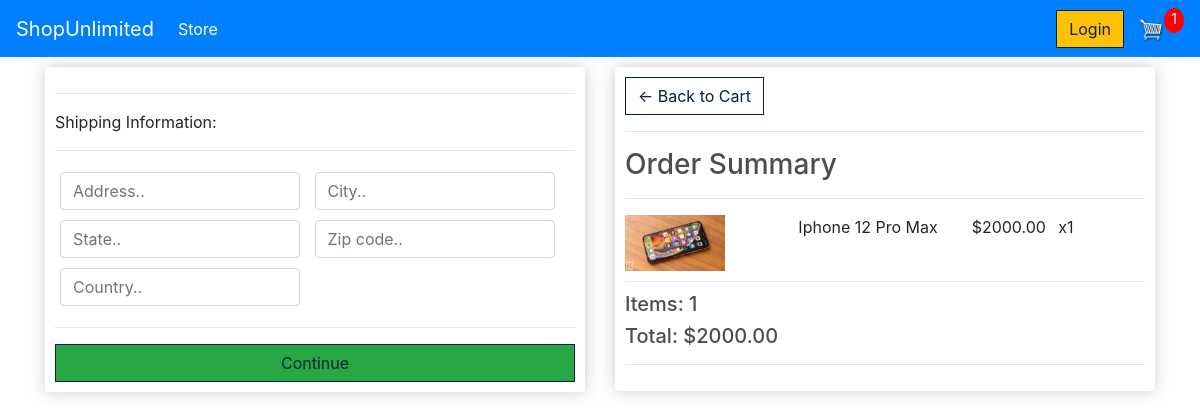
Screenshot of /checkout/ (signed in) with the database file from the repository.
### store/models.py (models this page shows, shortened)
class orderItem(models.Model):
 	product = models.ForeignKey(product,on_delete=models.SET_NULL,blank=True,null=True)
 	order = models.ForeignKey(Order,on_delete=models.SET_NULL,blank=True,null=True)
 	quantity = models.IntegerField(default=0,null=True,blank=True)
 	date_added = models.DateTimeField(auto_now_add=True)
 	@property
 	def get_total(self):
 		total = self.product.price * self.quantity
 		return total

class product(models.Model):
 	name = models.CharField(max_length=200,null=True)
 	price = models.FloatField()
 	digital = models.BooleanField(default=False,null=True,blank=False)
 	image = models.ImageField(null=True,blank=True)
 	@property
 	def imageURL(self):
 		try:
 			url=self.image.url
 		except:
 			url=''
 		return url

class Order(models.Model):
 	customer = models.ForeignKey(customer,on_delete=models.SET_NULL,blank=True,null=True)
 	date_ordered = models.DateTimeField(auto_now_add=True)
 	complete = models.BooleanField(default=True,null=True,blank=False)
 	transaction_id= models.CharField(max_length=200,null=True)
 	@property
 	def shipping(self):
 		shipping = False
 		orderitems = self.orderitem_set.all()
 		for i in orderitems:
 			if i.product.digital == False:
 				shipping = True
 		return shipping
 	@property
 	def get_cart_total(self):
 		orderitems = self.orderitem_set.all()
 		total = sum([item.get_total for item in orderitems])
 		return total
 	@property
 	def get_cart_items(self):
 		orderitems = self.orderitem_set.all()
 		total = sum([item.quantity for item in orderitems])
 		return total

### store/views.py (the view)
# urls.py: path('checkout/',views.checkout,name='Checkout'),
def checkout(request):
	if request.user.is_authenticated:
		customer = request.user.customer
		order,created=Order.objects.get_or_create(customer=customer,complete=False)
		items = order.orderitem_set.all()
		cartItems = order.get_cart_items
	else:
		items = []
		order = {
		    'get_cart_total':0, 'get_cart_items':0,'shipping':False
		}
		cartItems = order['get_cart_items']
	context={'items':items ,'order':order,'cartItems':cartItems}
	return render(request, 'store/checkout.html',context)

### store/templates/store/checkout.html (shortened to what this page needs)
{% extends 'store/main.html' %}
{% load static %}
{% block content %}
<div class="row">
	<div class="col-lg-6">
		<div class="box-element" id="form-wrapper" >
			<form id="form">
				<div id="shipping-info">
					<hr>
						<p>Shipping Information:</p>
						<hr>
						<div class="form-field">
							<input class="form-control" type="text" name="address" placeholder="Address..">
						</div>
						<div class="form-field">
							<input class="form-control" type="text" name="city" placeholder="City..">
						</div>
						<div class="form-field">
							<input class="form-control" type="text" name="state" placeholder="State..">
						</div>
						<div class="form-field">
							<input class="form-control" type="text" name="zipcode" placeholder="Zip code..">
						</div>
						<div class="form-field">
							<input class="form-control" type="text" name="country" placeholder="Country..">
						</div>
				</div>
				<hr>
				<input id="form-button" class="btn btn-success btn-block" type="submit" value="Continue">
			</form>
		</div>
		<br>
	</div>
	<div class="col-lg-6">
		<div class="box-element" id="form-wrapper" >
			<a  class="btn btn-outline-dark" href="{% url 'Cart' %}">&#x2190; Back to Cart</a>
			<hr>
			<h3>Order Summary</h3>
			<hr>
			{% for item in items %}
			<div class="cart-row">
				<div style="flex:2"><img class="row-image" src="{{item.product.imageURL}}"></div>
				<div style="flex:2"><p>{{item.product.name}}</p></div>
				<div style="flex:1"><p>${{item.product.price|floatformat:2}}</p></div>
				<div style="flex:1"><p>x{{item.quantity}}</p></div>
			</div>
			{% endfor %}
			<h5>Items:   {{order.get_cart_items}}</h5>
			<h5>Total:   ${{order.get_cart_total|floatformat:2}}</h5>
			<hr>
		</div>
	</div>
</div>
{% endblock content %}

### static/css/main.css (style rules this page uses)
body { background-color: hsla(0, 0%, 100%, 0.959); }
h1, h2, h3, h4, h5, h6 { color: hsl(0, 0%, 30%); }
.box-element { box-shadow: hsl(0, 0%, 80%) 0 0 16px; background-color: #fff; border-radius: 4px; padding: 10px; }
.col-lg-4, .col-lg-6, .col-lg-8, .col-lg-12 { margin-top: 10px; }
.btn { border-radius: 0; color: #06223D; border-color: #06223D; }
.row-image { width: 100px; }
.form-field { width: 250px; display: inline-block; padding: 5px; }
.cart-row { display: flex; align-items: flex-stretch; padding-bottom: 10px; margin-bottom: 10px; border-bottom: 1px solid #ececec; }

### rows the page displays
orderItem: product.imageURL (picture), product.name "Iphone 12 Pro Max", product.price "2000.00", quantity "1"
Order: get_cart_items "1", get_cart_total "2000.00"

### other values shown
{{ cartItems }} "1"
